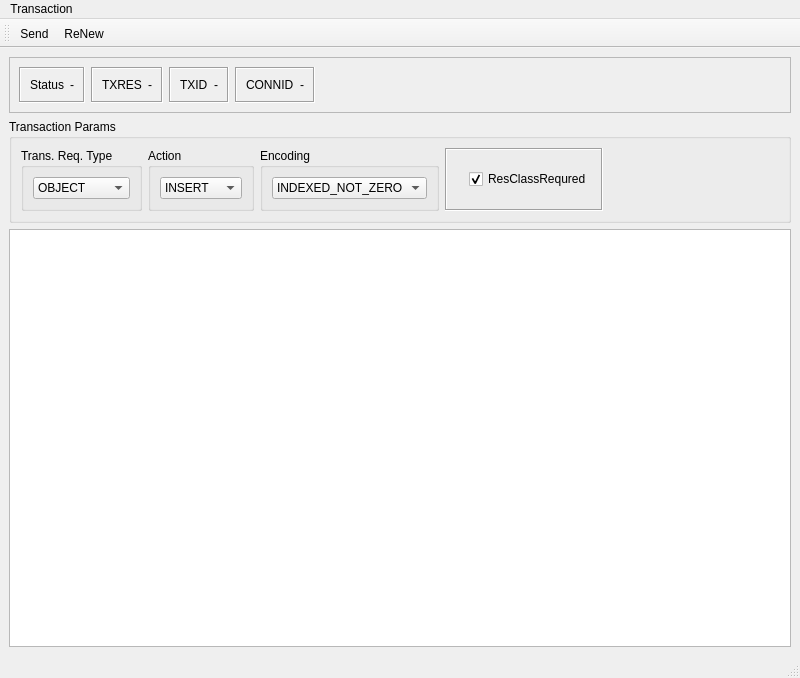
<?xml version="1.0" encoding="UTF-8"?>
<ui version="4.0">
 <class>vlg_toolkit_tx_window</class>
 <widget class="QMainWindow" name="vlg_toolkit_tx_window">
  <property name="geometry">
   <rect>
    <x>0</x>
    <y>0</y>
    <width>800</width>
    <height>678</height>
   </rect>
  </property>
  <property name="focusPolicy">
   <enum>Qt::NoFocus</enum>
  </property>
  <property name="windowTitle">
   <string>MainWindow</string>
  </property>
  <property name="windowIcon">
   <iconset resource="tkt_prj_res.qrc">
    <normaloff>:/icon/icons/forward.png</normaloff>:/icon/icons/forward.png</iconset>
  </property>
  <widget class="QWidget" name="centralwidget">
   <layout class="QVBoxLayout" name="verticalLayout">
    <item>
     <widget class="QFrame" name="frame">
      <property name="sizePolicy">
       <sizepolicy hsizetype="Preferred" vsizetype="Fixed">
        <horstretch>0</horstretch>
        <verstretch>0</verstretch>
       </sizepolicy>
      </property>
      <property name="frameShape">
       <enum>QFrame::StyledPanel</enum>
      </property>
      <property name="frameShadow">
       <enum>QFrame::Raised</enum>
      </property>
      <layout class="QHBoxLayout" name="horizontalLayout_7">
       <item>
        <widget class="QFrame" name="conn_status_frame">
         <property name="frameShape">
          <enum>QFrame::Box</enum>
         </property>
         <property name="frameShadow">
          <enum>QFrame::Sunken</enum>
         </property>
         <layout class="QHBoxLayout" name="horizontalLayout_8">
          <item>
           <layout class="QHBoxLayout" name="horizontalLayout_9">
            <item>
             <widget class="QLabel" name="sbs_status_label">
              <property name="text">
               <string>Status</string>
              </property>
             </widget>
            </item>
            <item>
             <widget class="QLabel" name="tx_status_label_disp">
              <property name="styleSheet">
               <string notr="true">background-color : light grey; color : black;</string>
              </property>
              <property name="text">
               <string>-</string>
              </property>
              <property name="alignment">
               <set>Qt::AlignCenter</set>
              </property>
             </widget>
            </item>
           </layout>
          </item>
         </layout>
        </widget>
       </item>
       <item>
        <widget class="QFrame" name="conn_status_frame_8">
         <property name="frameShape">
          <enum>QFrame::Box</enum>
         </property>
         <property name="frameShadow">
          <enum>QFrame::Sunken</enum>
         </property>
         <layout class="QHBoxLayout" name="horizontalLayout_24">
          <item>
           <layout class="QHBoxLayout" name="horizontalLayout_25">
            <item>
             <widget class="QLabel" name="port_label_5">
              <property name="text">
               <string>TXRES</string>
              </property>
             </widget>
            </item>
            <item>
             <widget class="QLabel" name="connid_tx_res_disp">
              <property name="styleSheet">
               <string notr="true">background-color : light grey; color : black;</string>
              </property>
              <property name="text">
               <string>-</string>
              </property>
              <property name="alignment">
               <set>Qt::AlignCenter</set>
              </property>
             </widget>
            </item>
           </layout>
          </item>
         </layout>
        </widget>
       </item>
       <item>
        <widget class="QFrame" name="conn_status_frame_7">
         <property name="frameShape">
          <enum>QFrame::Box</enum>
         </property>
         <property name="frameShadow">
          <enum>QFrame::Sunken</enum>
         </property>
         <layout class="QHBoxLayout" name="horizontalLayout_20">
          <item>
           <layout class="QHBoxLayout" name="horizontalLayout_21">
            <item>
             <widget class="QLabel" name="port_label_3">
              <property name="text">
               <string>TXID</string>
              </property>
             </widget>
            </item>
            <item>
             <widget class="QLabel" name="txid_label_disp">
              <property name="styleSheet">
               <string notr="true">background-color : light grey; color : black;</string>
              </property>
              <property name="text">
               <string>-</string>
              </property>
              <property name="alignment">
               <set>Qt::AlignCenter</set>
              </property>
             </widget>
            </item>
           </layout>
          </item>
         </layout>
        </widget>
       </item>
       <item>
        <widget class="QFrame" name="conn_status_frame_6">
         <property name="frameShape">
          <enum>QFrame::Box</enum>
         </property>
         <property name="frameShadow">
          <enum>QFrame::Sunken</enum>
         </property>
         <layout class="QHBoxLayout" name="horizontalLayout_18">
          <item>
           <layout class="QHBoxLayout" name="horizontalLayout_19">
            <item>
             <widget class="QLabel" name="port_label_2">
              <property name="text">
               <string>CONNID</string>
              </property>
             </widget>
            </item>
            <item>
             <widget class="QLabel" name="connid_label_disp">
              <property name="styleSheet">
               <string notr="true">background-color : light grey; color : black;</string>
              </property>
              <property name="text">
               <string>-</string>
              </property>
              <property name="alignment">
               <set>Qt::AlignCenter</set>
              </property>
             </widget>
            </item>
           </layout>
          </item>
         </layout>
        </widget>
       </item>
       <item>
        <spacer name="horizontalSpacer_2">
         <property name="orientation">
          <enum>Qt::Horizontal</enum>
         </property>
         <property name="sizeHint" stdset="0">
          <size>
           <width>40</width>
           <height>20</height>
          </size>
         </property>
        </spacer>
       </item>
      </layout>
     </widget>
    </item>
    <item>
     <widget class="QGroupBox" name="sbs_params_gbox">
      <property name="sizePolicy">
       <sizepolicy hsizetype="Ignored" vsizetype="Preferred">
        <horstretch>0</horstretch>
        <verstretch>0</verstretch>
       </sizepolicy>
      </property>
      <property name="title">
       <string>Transaction Params</string>
      </property>
      <layout class="QHBoxLayout" name="horizontalLayout_6">
       <item>
        <widget class="QGroupBox" name="conn_status_groupBox_10">
         <property name="sizePolicy">
          <sizepolicy hsizetype="Fixed" vsizetype="Preferred">
           <horstretch>0</horstretch>
           <verstretch>0</verstretch>
          </sizepolicy>
         </property>
         <property name="title">
          <string>Trans. Req. Type</string>
         </property>
         <layout class="QHBoxLayout" name="horizontalLayout">
          <item>
           <widget class="QComboBox" name="cfg_tx_reqtype_cb">
            <property name="currentIndex">
             <number>3</number>
            </property>
            <item>
             <property name="text">
              <string>RESERVED</string>
             </property>
            </item>
            <item>
             <property name="text">
              <string>SYSTEM</string>
             </property>
            </item>
            <item>
             <property name="text">
              <string>SPECIAL</string>
             </property>
            </item>
            <item>
             <property name="text">
              <string>OBJECT</string>
             </property>
            </item>
           </widget>
          </item>
         </layout>
        </widget>
       </item>
       <item>
        <widget class="QGroupBox" name="conn_status_groupBox_11">
         <property name="sizePolicy">
          <sizepolicy hsizetype="Fixed" vsizetype="Preferred">
           <horstretch>0</horstretch>
           <verstretch>0</verstretch>
          </sizepolicy>
         </property>
         <property name="title">
          <string>Action</string>
         </property>
         <layout class="QHBoxLayout" name="horizontalLayout_2">
          <item>
           <widget class="QComboBox" name="cfg_act_cb">
            <item>
             <property name="text">
              <string>INSERT</string>
             </property>
            </item>
            <item>
             <property name="text">
              <string>UPDATE</string>
             </property>
            </item>
            <item>
             <property name="text">
              <string>DELTA</string>
             </property>
            </item>
            <item>
             <property name="text">
              <string>DELETE</string>
             </property>
            </item>
            <item>
             <property name="text">
              <string>REMOVE</string>
             </property>
            </item>
            <item>
             <property name="text">
              <string>RESET</string>
             </property>
            </item>
           </widget>
          </item>
         </layout>
        </widget>
       </item>
       <item>
        <widget class="QGroupBox" name="conn_status_groupBox_12">
         <property name="sizePolicy">
          <sizepolicy hsizetype="Fixed" vsizetype="Preferred">
           <horstretch>0</horstretch>
           <verstretch>0</verstretch>
          </sizepolicy>
         </property>
         <property name="title">
          <string>Encoding</string>
         </property>
         <layout class="QHBoxLayout" name="horizontalLayout_3">
          <item>
           <widget class="QComboBox" name="cfg_class_encode_cb">
            <property name="currentIndex">
             <number>0</number>
            </property>
            <item>
             <property name="text">
              <string>INDEXED_NOT_ZERO</string>
             </property>
            </item>
            <item>
             <property name="text">
              <string>INDEXED_DELTA</string>
             </property>
            </item>
           </widget>
          </item>
         </layout>
        </widget>
       </item>
       <item>
        <widget class="QFrame" name="conn_status_frame_13">
         <property name="sizePolicy">
          <sizepolicy hsizetype="Fixed" vsizetype="Preferred">
           <horstretch>0</horstretch>
           <verstretch>0</verstretch>
          </sizepolicy>
         </property>
         <property name="frameShape">
          <enum>QFrame::Box</enum>
         </property>
         <property name="frameShadow">
          <enum>QFrame::Sunken</enum>
         </property>
         <layout class="QHBoxLayout" name="horizontalLayout_4">
          <item>
           <widget class="QLabel" name="label">
            <property name="text">
             <string/>
            </property>
           </widget>
          </item>
          <item>
           <widget class="QCheckBox" name="cfg_res_class_req_cb">
            <property name="text">
             <string>ResClassRequred</string>
            </property>
            <property name="checked">
             <bool>true</bool>
            </property>
           </widget>
          </item>
         </layout>
        </widget>
       </item>
       <item>
        <spacer name="horizontalSpacer">
         <property name="orientation">
          <enum>Qt::Horizontal</enum>
         </property>
         <property name="sizeHint" stdset="0">
          <size>
           <width>40</width>
           <height>20</height>
          </size>
         </property>
        </spacer>
       </item>
      </layout>
     </widget>
    </item>
    <item>
     <widget class="QTableView" name="vlg_class_tx_table_view">
      <property name="alternatingRowColors">
       <bool>true</bool>
      </property>
      <property name="sortingEnabled">
       <bool>true</bool>
      </property>
     </widget>
    </item>
   </layout>
  </widget>
  <widget class="QMenuBar" name="menubar">
   <property name="geometry">
    <rect>
     <x>0</x>
     <y>0</y>
     <width>800</width>
     <height>21</height>
    </rect>
   </property>
   <widget class="QMenu" name="menuTransaction">
    <property name="title">
     <string>Transaction</string>
    </property>
    <addaction name="actionSend_TX"/>
    <addaction name="actionReNew_TX"/>
   </widget>
   <addaction name="menuTransaction"/>
  </widget>
  <widget class="QStatusBar" name="statusbar"/>
  <widget class="QToolBar" name="toolBar">
   <property name="windowTitle">
    <string>toolBar</string>
   </property>
   <attribute name="toolBarArea">
    <enum>TopToolBarArea</enum>
   </attribute>
   <attribute name="toolBarBreak">
    <bool>false</bool>
   </attribute>
   <addaction name="actionSend_TX"/>
   <addaction name="actionReNew_TX"/>
  </widget>
  <action name="actionSend_TX">
   <property name="icon">
    <iconset resource="tkt_prj_res.qrc">
     <normaloff>:/icon/icons/forward.png</normaloff>:/icon/icons/forward.png</iconset>
   </property>
   <property name="text">
    <string>Send</string>
   </property>
  </action>
  <action name="actionReNew_TX">
   <property name="icon">
    <iconset resource="tkt_prj_res.qrc">
     <normaloff>:/icon/icons/loop.png</normaloff>:/icon/icons/loop.png</iconset>
   </property>
   <property name="text">
    <string>ReNew</string>
   </property>
  </action>
 </widget>
 <resources>
  <include location="tkt_prj_res.qrc"/>
 </resources>
 <connections/>
</ui>
